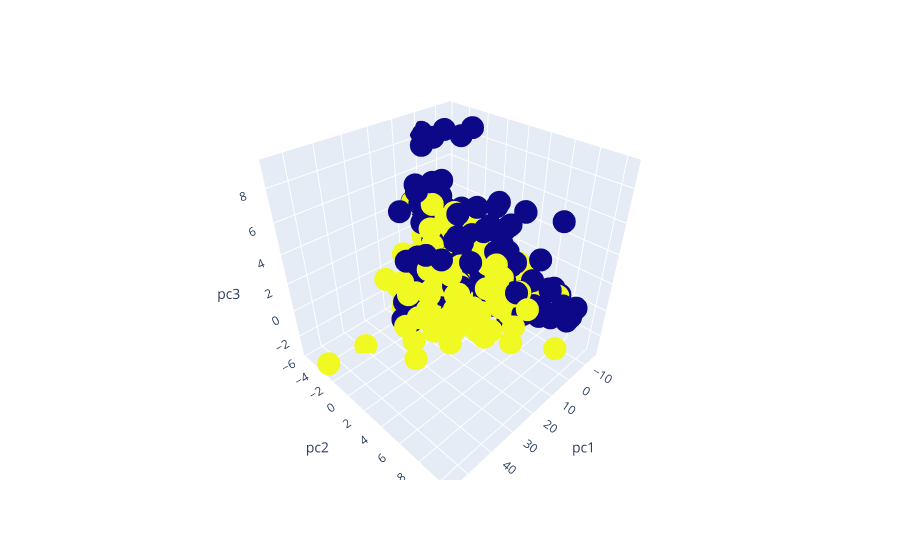

Write notebook code for a chart like this one.
### Code cell
# plot the clusters in color
fig = px.scatter_3d(X_pca, x='pc1', y='pc2', z='pc3', color=y)
fig.update_traces(marker_coloraxis=None)
fig.show()

### Figure 1 — Plotly figure (JSON) as saved in the notebook; plotly's stock layout.template omitted (floating-point values rounded to 4 significant figures; data arrays with more than 128 entries replaced by an {"elided": "..."} marker saying what was removed)
{"data": [{"hovertemplate": "pc1=%{x}<br>pc2=%{y}<br>pc3=%{z}<br>color=%{marker.color}<extra></extra>", "legendgroup": "", "marker": {"color": {"elided": "891 int values"}, "symbol": "circle"}, "mode": "markers", "name": "", "scene": "scene", "showlegend": false, "type": "scatter3d", "x": {"elided": "891 float values"}, "y": {"elided": "891 float values"}, "z": {"elided": "891 float values"}}], "layout": {"autosize": true, "coloraxis": {"colorbar": {"title": {"text": "color"}}, "colorscale": [[0, "#0d0887"], [0.1111, "#46039f"], [0.2222, "#7201a8"], [0.3333, "#9c179e"], [0.4444, "#bd3786"], [0.5556, "#d8576b"], [0.6667, "#ed7953"], [0.7778, "#fb9f3a"], [0.8889, "#fdca26"], [1, "#f0f921"]]}, "legend": {"tracegroupgap": 0}, "margin": {"t": 60}, "scene": {"aspectmode": "auto", "aspectratio": {"x": 1, "y": 1, "z": 1}, "domain": {"x": [0, 1], "y": [0, 1]}, "xaxis": {"title": {"text": "pc1"}, "type": "linear"}, "yaxis": {"title": {"text": "pc2"}, "type": "linear"}, "zaxis": {"title": {"text": "pc3"}, "type": "linear"}}}}
